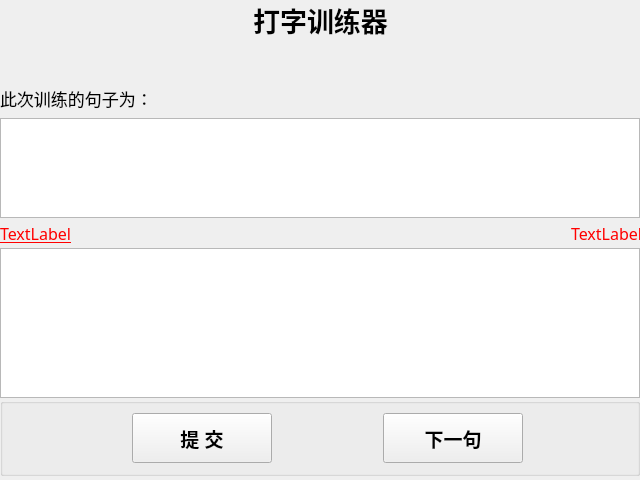
<?xml version="1.0" encoding="UTF-8"?>
<ui version="4.0">
    <class>Form</class>
    <widget class="QWidget" name="Form">
        <property name="geometry">
            <rect>
                <x>0</x>
                <y>0</y>
                <width>640</width>
                <height>480</height>
            </rect>
        </property>
        <property name="minimumSize">
            <size>
                <width>640</width>
                <height>480</height>
            </size>
        </property>
        <property name="maximumSize">
            <size>
                <width>640</width>
                <height>480</height>
            </size>
        </property>
        <property name="windowTitle">
            <string>Form</string>
        </property>
        <widget class="QWidget" name="verticalLayoutWidget">
            <property name="geometry">
                <rect>
                    <x>0</x>
                    <y>0</y>
                    <width>642</width>
                    <height>476</height>
                </rect>
            </property>
            <layout class="QVBoxLayout" name="verticalLayout">
                <property name="spacing">
                    <number>0</number>
                </property>
                <item alignment="Qt::AlignHCenter|Qt::AlignTop">
                    <widget class="QLabel" name="label">
                        <property name="maximumSize">
                            <size>
                                <width>200</width>
                                <height>50</height>
                            </size>
                        </property>
                        <property name="font">
                            <font>
                                <family>Microsoft YaHei</family>
                                <pointsize>20</pointsize>
                                <weight>75</weight>
                                <italic>false</italic>
                                <bold>true</bold>
                                <underline>false</underline>
                                <strikeout>false</strikeout>
                            </font>
                        </property>
                        <property name="locale">
                            <locale language="Chinese" country="China"/>
                        </property>
                        <property name="text">
                            <string>打字训练器</string>
                        </property>
                        <property name="textFormat">
                            <enum>Qt::RichText</enum>
                        </property>
                        <property name="alignment">
                            <set>Qt::AlignHCenter|Qt::AlignTop</set>
                        </property>
                    </widget>
                </item>
                <item>
                    <widget class="QLabel" name="label_2">
                        <property name="maximumSize">
                            <size>
                                <width>300</width>
                                <height>40</height>
                            </size>
                        </property>
                        <property name="font">
                            <font>
                                <pointsize>13</pointsize>
                            </font>
                        </property>
                        <property name="text">
                            <string>此次训练的句子为：</string>
                        </property>
                    </widget>
                </item>
                <item>
                    <widget class="QTextBrowser" name="textBrowser">
                        <property name="minimumSize">
                            <size>
                                <width>640</width>
                                <height>100</height>
                            </size>
                        </property>
                        <property name="maximumSize">
                            <size>
                                <width>640</width>
                                <height>100</height>
                            </size>
                        </property>
                        <property name="font">
                            <font>
                                <family>Microsoft New Tai Lue</family>
                                <pointsize>12</pointsize>
                            </font>
                        </property>
                    </widget>
                </item>
                <item>
                    <layout class="QHBoxLayout" name="horizontalLayout_2">
                        <item alignment="Qt::AlignLeft|Qt::AlignVCenter">
                            <widget class="QLabel" name="time_label">
                                <property name="minimumSize">
                                    <size>
                                        <width>199</width>
                                        <height>30</height>
                                    </size>
                                </property>
                                <property name="maximumSize">
                                    <size>
                                        <width>199</width>
                                        <height>30</height>
                                    </size>
                                </property>
                                <property name="font">
                                    <font>
                                        <family>Adobe 宋体 Std L</family>
                                        <pointsize>12</pointsize>
                                        <underline>true</underline>
                                    </font>
                                </property>
                                <property name="styleSheet">
                                    <string notr="true">color:rgb(255, 0, 0)</string>
                                </property>
                                <property name="text">
                                    <string>TextLabel</string>
                                </property>
                                <property name="textFormat">
                                    <enum>Qt::PlainText</enum>
                                </property>
                            </widget>
                        </item>
                        <item alignment="Qt::AlignRight">
                            <widget class="QLabel" name="info_lable">
                                <property name="enabled">
                                    <bool>false</bool>
                                </property>
                                <property name="maximumSize">
                                    <size>
                                        <width>400</width>
                                        <height>30</height>
                                    </size>
                                </property>
                                <property name="font">
                                    <font>
                                        <family>Bahnschrift Condensed</family>
                                        <pointsize>12</pointsize>
                                    </font>
                                </property>
                                <property name="styleSheet">
                                    <string notr="true">color:rgb(255, 0, 0)</string>
                                </property>
                                <property name="text">
                                    <string>TextLabel</string>
                                </property>
                                <property name="textFormat">
                                    <enum>Qt::AutoText</enum>
                                </property>
                                <property name="margin">
                                    <number>0</number>
                                </property>
                            </widget>
                        </item>
                    </layout>
                </item>
                <item>
                    <widget class="QTextEdit" name="textEdit">
                        <property name="minimumSize">
                            <size>
                                <width>600</width>
                                <height>150</height>
                            </size>
                        </property>
                        <property name="maximumSize">
                            <size>
                                <width>640</width>
                                <height>150</height>
                            </size>
                        </property>
                        <property name="font">
                            <font>
                                <pointsize>13</pointsize>
                            </font>
                        </property>
                    </widget>
                </item>
                <item>
                    <widget class="QGroupBox" name="horizontalGroupBox">
                        <property name="maximumSize">
                            <size>
                                <width>640</width>
                                <height>200</height>
                            </size>
                        </property>
                        <layout class="QHBoxLayout" name="horizontalLayout">
                            <item>
                                <spacer name="horizontalSpacer">
                                    <property name="orientation">
                                        <enum>Qt::Horizontal</enum>
                                    </property>
                                    <property name="sizeType">
                                        <enum>QSizePolicy::Fixed</enum>
                                    </property>
                                    <property name="sizeHint" stdset="0">
                                        <size>
                                            <width>120</width>
                                            <height>0</height>
                                        </size>
                                    </property>
                                </spacer>
                            </item>
                            <item alignment="Qt::AlignHCenter|Qt::AlignVCenter">
                                <widget class="QPushButton" name="submit_btn">
                                    <property name="enabled">
                                        <bool>true</bool>
                                    </property>
                                    <property name="minimumSize">
                                        <size>
                                            <width>140</width>
                                            <height>50</height>
                                        </size>
                                    </property>
                                    <property name="maximumSize">
                                        <size>
                                            <width>140</width>
                                            <height>50</height>
                                        </size>
                                    </property>
                                    <property name="font">
                                        <font>
                                            <family>Century</family>
                                            <pointsize>14</pointsize>
                                            <weight>75</weight>
                                            <bold>true</bold>
                                        </font>
                                    </property>
                                    <property name="cursor">
                                        <cursorShape>PointingHandCursor</cursorShape>
                                    </property>
                                    <property name="text">
                                        <string>提 交</string>
                                    </property>
                                </widget>
                            </item>
                            <item>
                                <spacer name="horizontalSpacer_3">
                                    <property name="orientation">
                                        <enum>Qt::Horizontal</enum>
                                    </property>
                                    <property name="sizeType">
                                        <enum>QSizePolicy::Maximum</enum>
                                    </property>
                                    <property name="sizeHint" stdset="0">
                                        <size>
                                            <width>120</width>
                                            <height>0</height>
                                        </size>
                                    </property>
                                </spacer>
                            </item>
                            <item>
                                <widget class="QPushButton" name="next_btn">
                                    <property name="minimumSize">
                                        <size>
                                            <width>140</width>
                                            <height>50</height>
                                        </size>
                                    </property>
                                    <property name="maximumSize">
                                        <size>
                                            <width>140</width>
                                            <height>50</height>
                                        </size>
                                    </property>
                                    <property name="font">
                                        <font>
                                            <family>Century</family>
                                            <pointsize>14</pointsize>
                                            <weight>75</weight>
                                            <bold>true</bold>
                                        </font>
                                    </property>
                                    <property name="cursor">
                                        <cursorShape>PointingHandCursor</cursorShape>
                                    </property>
                                    <property name="text">
                                        <string>下一句</string>
                                    </property>
                                </widget>
                            </item>
                            <item>
                                <spacer name="horizontalSpacer_2">
                                    <property name="orientation">
                                        <enum>Qt::Horizontal</enum>
                                    </property>
                                    <property name="sizeType">
                                        <enum>QSizePolicy::Maximum</enum>
                                    </property>
                                    <property name="sizeHint" stdset="0">
                                        <size>
                                            <width>120</width>
                                            <height>0</height>
                                        </size>
                                    </property>
                                </spacer>
                            </item>
                        </layout>
                    </widget>
                </item>
            </layout>
        </widget>
    </widget>
    <resources/>
    <connections/>
</ui>
